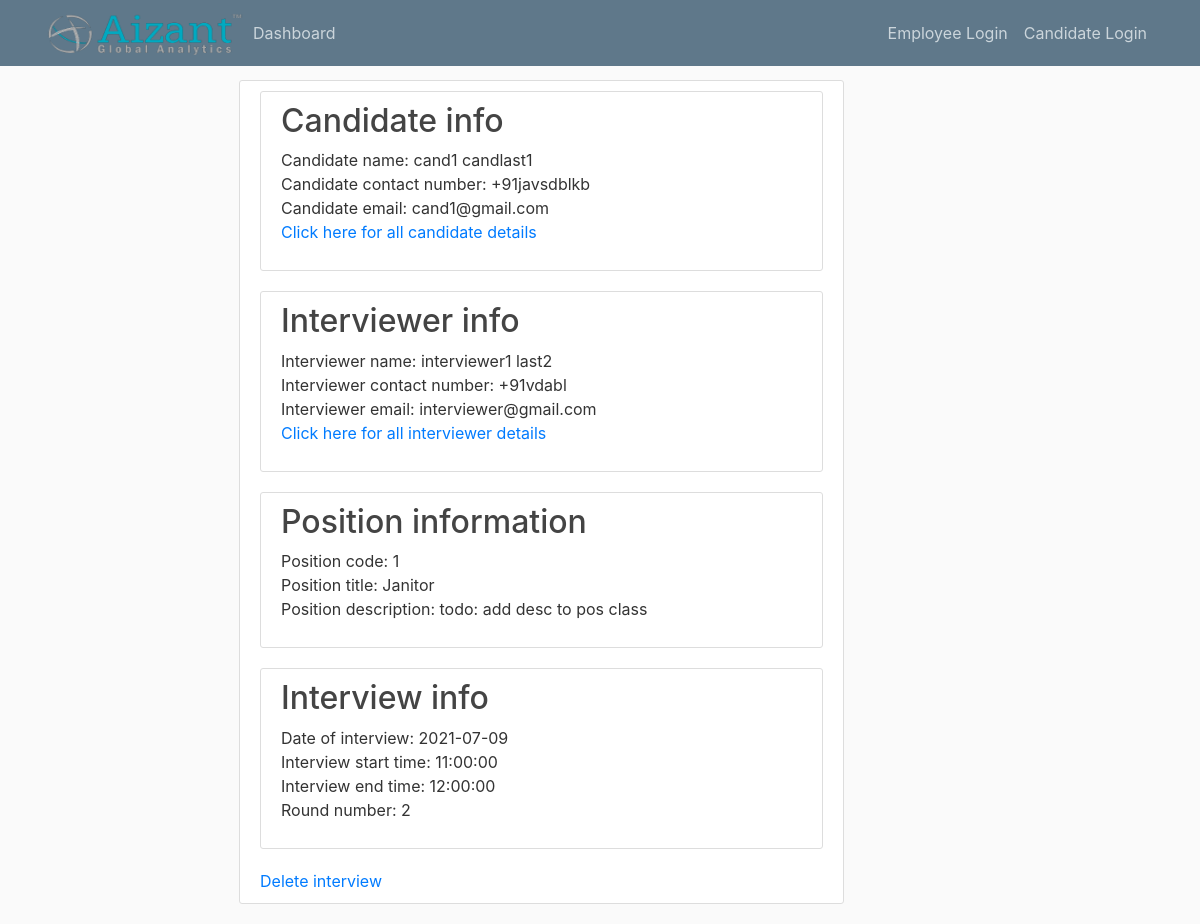
The page /interview/1 on the database as committed earlier.
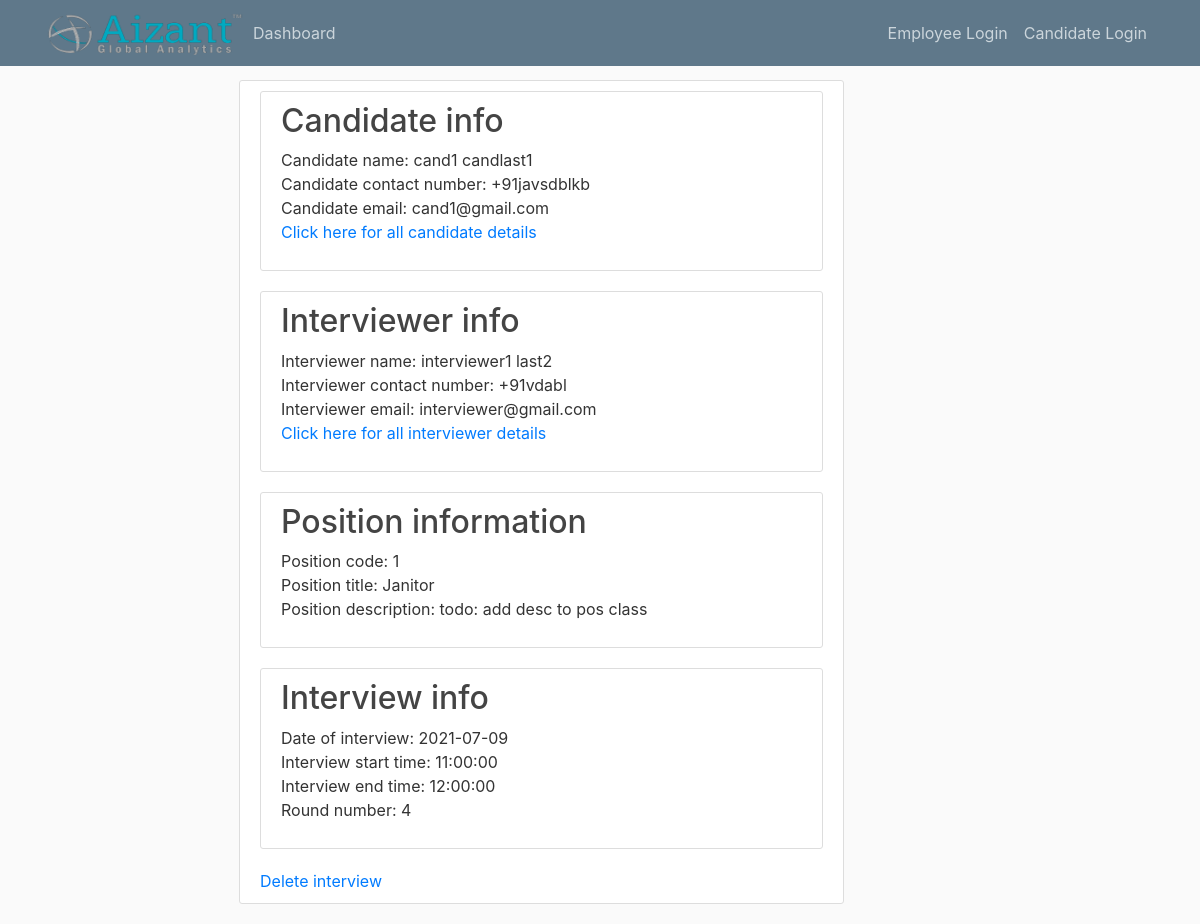
The same page on the database as committed later.
### app/models.py (models this page shows, shortened)
class Application(db.Model):
    id = db.Column(db.Integer, primary_key=True)
    position_id = db.Column(db.Integer, db.ForeignKey('position.id'))
    candidate_id = db.Column(db.Integer, db.ForeignKey('candidate.id'))
    round = db.Column(db.Integer, default=0)
    status = db.Column(db.String(10))

### app/routes.py (the view)
@app.route('/interview/<interview_id>', methods=['GET', 'POST'])
def view_interview(interview_id):
    curr_interview = Interview.query.filter_by(id=interview_id).first()
    interviewer = Interviewer.query.filter_by(id=curr_interview.interviewer_id).first()
    interviewer_emp = Employee.query.filter_by(id=interviewer.employee_id).first()
    current_application = Application.query.filter_by(id=curr_interview.application_id).first()
    candidate = Candidate.query.filter_by(id=current_application.candidate_id).first()
    job = Position.query.filter_by(id=current_application.position_id).first()
    return render_template('view_interview.html', position=job, candidate=candidate, interviewer=interviewer_emp,
                           interview=curr_interview, application=current_application)

### app/templates/view_interview.html
{% extends 'layout.html' %}
{% block content %}
    <div class="content-section">
        <div class="content-section">
            <h2>Candidate info</h2>
             <p>
                 Candidate name: {{ candidate.first_name + ' ' + candidate.last_name }}<br>
                 Candidate contact number: {{ candidate.contact_number }}<br>
                 Candidate email: {{ candidate.email }}<br>
                 <a href="#">Click here for all candidate details</a>
             </p>
        </div>
        <div class="content-section">
            <h2>Interviewer info</h2>
            <p>
                Interviewer name: {{ interviewer.first_name + ' ' + interviewer.last_name }}<br>
                Interviewer contact number: {{ interviewer.contact_number }}<br>
                Interviewer email: {{ interviewer.email }}
                <br>
                <a href="#">Click here for all interviewer details</a>
            </p>
        </div>
        <div class="content-section">
            <h2>Position information</h2>
            <p>
                Position code: {{ position.id }}<br>
                Position title: {{ position.title }}<br>
                Position description: todo: add desc to pos class
            </p>
        </div>
        <div class="content-section">
            <h2>Interview info</h2>
            <p>
                Date of interview: {{ interview.date }}<br>
                Interview start time: {{ interview.start_time }}<br>
                Interview end time: {{ interview.end_time }}<br>
                Round number: {{ application.round }}
            </p>
        </div>
        <a href={{ url_for('delete_interview',interview_id=interview.id) }}>Delete interview</a>
    </div>
{% endblock %}

Rows that differ between the two databases and show on the page:
changed Application: round "2" → "4"
